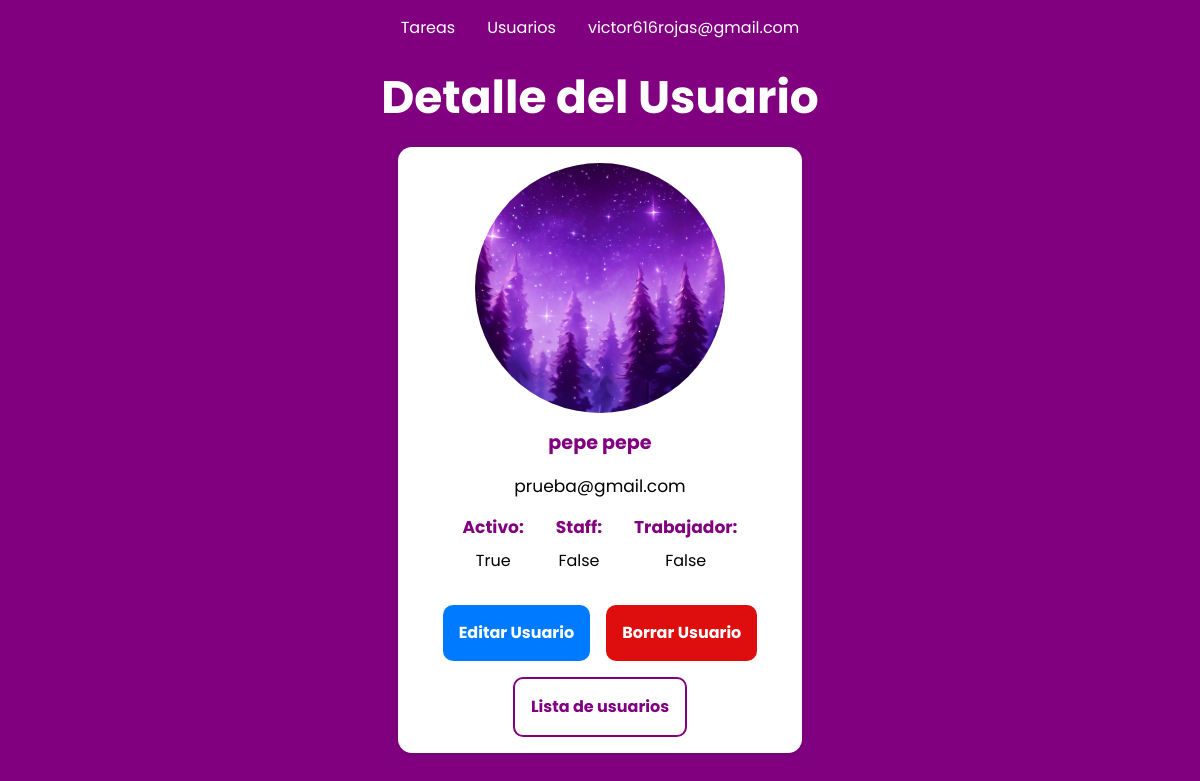
Page /users/detail/17/ (signed in) on the committed database.
### users/models.py (models this page shows, shortened)
class CustomUser(AbstractBaseUser, PermissionsMixin):
    email = models.EmailField(unique=True)  # Campo de correo electrónico único
    password = models.CharField(max_length=128)  # Campo de contraseña
    first_name = models.CharField(max_length=30, blank=True)  # Campo de nombre
    last_name = models.CharField(max_length=30, blank=True)  # Campo de apellido
    date_joined = models.DateTimeField(default=timezone.now)  # Campo de fecha de registro
    is_active = models.BooleanField(default=True)  # Indica si el usuario está activo
    is_staff = models.BooleanField(default=False)  # Indica si el usuario es miembro del staff
    is_worker = models.BooleanField(default=False)  # Indica si el usuario es trabajador
    profile_picture = models.ImageField(upload_to='users/images/profile_pictures/', blank=True, null=True)
    objects = CustomUserManager()  # Instanciamos nuestro administrador personalizado
    USERNAME_FIELD = "email"  # Campo que se usará como nombre de usuario (correo electrónico)
    REQUIRED_FIELDS = []  # Campos adicionales requeridos al crear un superusuario

### users/views.py (the view)
# urls.py: path('detail/<int:user_id>/', views.user_detail, name='user_detail'),
@login_required(login_url="/users/login/")
def user_detail(request, user_id):
    user = get_object_or_404(CustomUser, pk=user_id)
    return render(request, "users/user_detail.html", {"user": user})

### users/templates/users/user_detail.html (shortened to what this page needs)
{% extends "base.html" %}
{% load static %}
{% block css %}
    <link rel="stylesheet" type="text/css" href="{% static 'users/css/style.css' %}">
{% endblock %}
{% block content %}
  <section class="container">
    <h1 class="fs-6">Detalle del Usuario</h1>
        <div class="user-card">
            <div class="user-detail">
                <div class="user-detail__profile-picture">
                    {% if user.profile_picture %}
                    <img src="{{ user.profile_picture.url }}" alt="{{ user.first_name }} {{ user.last_name }}">
                    {% else %}
                    <p class="profile-picture-placeholder">No hay foto de perfil disponible.</p>
                    {% endif %}
                </div>
                <div class="user-detail__info">
                    <div class="user-detail__info__layer">
                        <p class="info-name fs-2">{{ user.first_name}} {{ user.last_name}}</p>
                    </div>
                    <div class="user-detail__info__layer">
                        <p class="info-email fs-1">{{user.email}}</p>
                    </div>
                    <div class="user-detail__info__layer">
                        <div class="info-pair">
                            <strong class="fs-1">Activo:</strong>
                            <p>{{ user.is_active }}</p>
                        </div>
                        <div class="info-pair">
                            <strong class="fs-1">Staff:</strong>
                            <p>{{ user.is_staff }}</p>
                        </div>
                        <div class="info-pair">
                            <strong class="fs-1">Trabajador:</strong>
                            <p>{{ user.is_worker }}</p>
                        </div>
                    </div>
                </div>
            </div>
            <div class="container-actions">
                <a class="btn btn-edit" href="{% url 'user_update' user.id %}">Editar Usuario</a>
                <a class="btn btn-delete">Borrar Usuario</a>
                <a class="btn btn-return" href="{% url 'user_list' %}" >Lista de usuarios</a>
            </div>
        </div>
  </section>
{% endblock %}

### taskmaster/templates/base.html (shortened to what this page needs)
{% load static %}
<!DOCTYPE html>
<html lang="es">
    <head>
        <link rel="stylesheet" type="text/css" href="{% static 'css/main.css' %}" />
        {% block css %}{% endblock %}
        <link
            rel="stylesheet"
            href="https://cdnjs.cloudflare.com/ajax/libs/font-awesome/6.4.2/css/all.min.css" />
    </head>
    <body>
{% if request.user.is_authenticated %}
<header>
    <nav class="primary-nav">
        <ul class="nav-links">
            <li><a href="{% url 'list_tasks' %}">Tareas</a></li>
            {% if request.user.is_staff %}
            <li><a href="{% url 'user_list' %}">Usuarios</a></li>
            {% endif %}
            <li id="perfil-trigger">
                <div class="dropdown">
                    <button id="dropdown-button" class="dropbtn">
                        {{ request.user.email }}
                    </button>
                </div>
            </li>
        </ul>
    </nav>
</header>
{% endif %}
        <main>{% block content %}{% endblock %}</main>
    </body>
</html>

### taskmaster/static/css/main.css (style rules this page uses)
:root { --clr-white: rgb(255, 255, 255); --clr-neutral-400: rgb(3, 3, 3); --clr-accent-700: rgb(128, 0, 128); --clr-gradient-accent: rgb(182, 0, 136); --clr-complete: rgb(0, 117, 16); --clr-incomplete: rgb(223, 14, 14); --clr-btn-create: rgb(22, 180, 36); --clr-btn-edit: rgb(0, 123, 255); --clr-btn-delete: rgb(223, 14, 14); --clr-btn-return: rgb(90, 90, 90); --clr-btn-search: var(--clr-accent-700); --clr-white-hover: rgba(255, 255, 255, 0.8); --clr-btn-create-hover: rgba(26, 214, 41, 0.8); --clr-btn-edit-hover: rgba(0, 123, 255, 0.8); --clr-btn-delete-hover: rgba(223, 14, 14, 0.8); --clr-btn-return-hover: rgba(90, 90, 90, 0.8); --clr-btn-search-hover: rgba(90, 0, 235, 0.8); --bg-clr: rgb(250, 250, 250); --ff-primary: "Poppins", Arial, Helvetica, sans-serif; --ff-body: var(var(--ff-primary)); --ff-heading: var(var(--ff-primary)); --fw-regular: 400; --fw-semi-bold: 600; --fw-bold: 700; --fs-1: clamp(0.75rem, calc(0.55rem + 0.69vw), 1.19rem); --fs-2: clamp(0.78rem, calc(0.59rem + 0.81vw), 1.4rem); --fs-3: clamp(0.88rem, calc(0.69rem + 1.06vw), 1.75rem); --fs-4: clamp(1.05rem, calc(0.81rem + 1.38vw), 2.19rem); --fs-5: clamp(1.26rem, calc(0.95rem + 1.79vw), 2.73rem); --fs-6: clamp(1.51rem, calc(1.11rem + 2.31vw), 3.42rem); --fs-7: clamp(1.81rem, calc(1.29rem + 2.98vw), 4.27rem); --fs-8: clamp(2.18rem, calc(1.51rem + 3.83vw), 5.34rem); --bs-1: clamp(2.38rem, calc(1.51rem + 2.79vw), 3rem); }
*, *::before, *::after { box-sizing: border-box; }
* { margin: 0; padding: 0; font: inherit; }
html { scroll-behavior: smooth; scroll-padding-top: var(--scroll-padding, 75px); }
body { line-height: 1.5; -webkit-font-smoothing: antialiased; background-color: var(--clr-accent-700); font-family: var(--ff-primary); }
h1, h2, p { color: var(--clr-neutral); }
img, picture, video, canvas, svg { display: block; max-width: 100%; object-fit: cover; }
a { text-decoration: none; }
li { list-style-type: none; text-align: center; }
.fs-1 { font-size: var(--fs-1); }
.fs-2 { font-size: var(--fs-2); }
.fs-6 { font-size: var(--fs-6); }
.container { width: min(100% - 3rem, 120ch); margin-inline: auto; display: grid; place-content: center; min-height: 90svh; }
.primary-nav { background-color: var(--clr-accent-700); }
.nav-links { display: flex; justify-content: center; align-items: center; gap: 2rem; padding-block: 1rem; }
.nav-links a { color: var(--clr-white); }
.dropbtn { background-color: transparent; color: var(--clr-white); border: none; cursor: pointer; }
.dropdown { position: relative; display: inline-block; }
h1 { font-weight: var(--fw-bold); color: var(--clr-white); }
.btn { color: purple; font-weight: bold; padding: 1rem; background-color: var(--clr-white); border-radius: 10px; text-align: center; cursor: pointer; }
.btn-edit { background-color: var(--clr-btn-edit); }
.btn-delete { background-color: var(--clr-btn-delete); }
.btn-return { background-color: var(--clr-btn-return); }

### users/static/users/css/style.css (style rules this page uses)
.container > h1 { color: white; text-align: center; }
.user-card { display: flex; background-color: white; border-radius: 14px; box-shadow: 0px 0px 10px rgba(0, 0, 0, 0.1); overflow: hidden; justify-content: center; align-items: center; flex-direction: column; width: 80%; margin-inline: auto; margin-block: 1rem; }
.user-detail { display: flex; flex-direction: column; gap: 1rem; padding-inline: 1rem; padding-top: 1rem; align-items: center; }
.user-detail__profile-picture img { width: 250px; height: 250px; object-fit: cover; border-radius: 50%; object-position: center; }
.user-detail__info { display: flex; gap: 1rem; flex-direction: column; }
.user-detail__info__layer { display: flex; justify-content: center; flex-wrap: wrap; }
.info-pair { display: flex; flex-direction: column; align-items: center; margin: 0 1rem; }
.info-pair strong { text-align: center; margin-bottom: 0.5rem; }
.info-pair strong { font-weight: bold; color: purple; }
.info-name { font-weight: bold; color: purple; }
.container-actions { display: flex; flex-wrap: wrap; gap: 1rem; margin-block: 1rem; justify-content: center; align-items: center; }
.container-actions a { color: white; }
.container-actions .btn-return { background-color: transparent; border: 2px solid purple; color: purple; }

### rows in the picture
CustomUser: user.email "victor616rojas@gmail.com"
CustomUser: profile_picture (picture), first_name "pepe", last_name "pepe", email "prueba@gmail.com", is_active "True", is_staff "False", is_worker "False"
